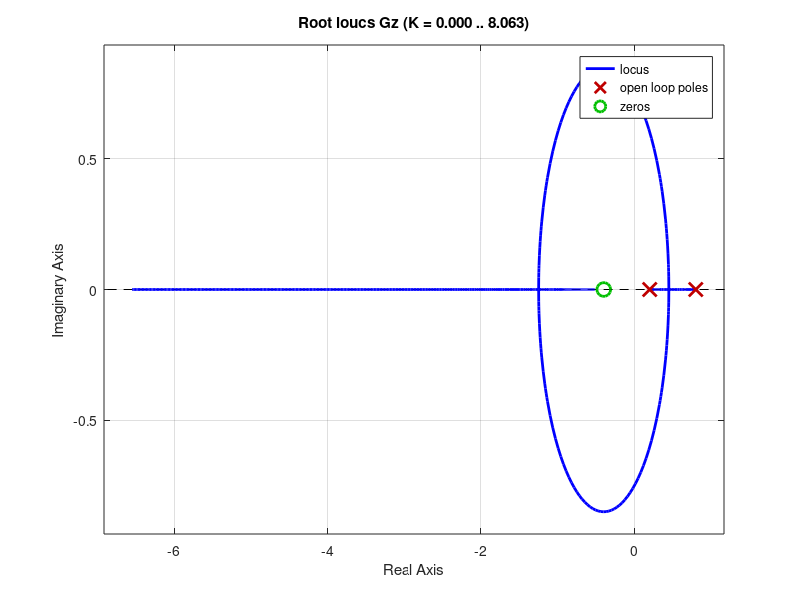

This figure's MATLAB source: (Note: this script raises an error after producing the figure.)
%% EXERCICIO 1 - Lugar Geometrico das Raizes, Criterio de Jury e Ts
%
% Enunciado:
% Um sistema discreto em malha fechada tem realimentacao unitaria e
% funcao de transferencia de ramo direto:
%
%           K (z + 0.4)
% G(z) = -----------------,      T = 0.1 s
%         (z - 0.2)(z - 0.8)
%
% Pede-se:
%   a) A faixa de valores de K para que o sistema em malha fechada seja
%      estavel (Criterio de Jury).
%   b) O valor de K para que o tempo de assentamento (2%) seja Ts = 0.6 s.
%   c) Para o K encontrado no item (b), calcule zeta, wn e o overshoot
%      dos polos dominantes de malha fechada (verificacao).

clear all; close all; clc;

T = 0.1;
Gz = zpk(-0.4, [0.2 0.8], 1, T);

%% Item a) LGR + analise por Routh-Hurwitz via Tustin (equivalente ao Jury)
rlocus(Gz); grid on;
Gw = tf(d2c(Gz,'tustin'));   % transformada bilinear para aplicar Routh-Hurwitz

% Polinomio caracteristico: Q(z) = z^2 + (K-1) z + (0.16+0.4K)
% Jury (grau 2):
%   I)   Q(1)  > 0  -> 0.16 + 1.4K > 0        -> K > -0.114 (sempre ok p/ K>0)
%   II)  Q(-1) > 0  -> 2.16 - 0.6K > 0        -> K < 3.6
%   III) a2 > |a0|  -> 1 > |0.16+0.4K|        -> K < 2.1  (mais restritiva)
% Faixa de estabilidade: 0 < K < 2.1
disp('Faixa de K para estabilidade (Jury): 0 < K < 2.1')

%% Item b) Circulo de tempo de assentamento no plano z
Ts_desejado = 0.6;
sigma = -4/Ts_desejado;
R = exp(sigma*T);
fprintf('sigma = %.4f | Raio do circulo Ts=0.6s: R = %.4f\n', sigma, R)

hold on;
[xc,yc] = Circulo(R);
plot(xc,yc,'r--','LineWidth',1.5)
legend('LGR','Circulo Ts = 0.6 s')

% Varredura de K para achar o ponto onde o polo dominante cruza o circulo
Kvec = linspace(0.001,2.09,20000);
melhorErro = inf; melhorK = 0;
for K = Kvec
    p = roots([1 (K-1) (0.16+0.4*K)]);
    if ~isreal(p)
        erro = abs(abs(p(1))-R);
        if erro < melhorErro
            melhorErro = erro; melhorK = K;
        end
    end
end
fprintf('K para Ts = 0.6 s  ->  K = %.4f\n', melhorK)

%% Item c) Verificacao: zeta, wn e overshoot para o K encontrado
p = roots([1 (melhorK-1) (0.16+0.4*melhorK)]);
Rm = abs(p(1));
theta = abs(angle(p(1)));
zeta = -log(Rm)/sqrt(log(Rm)^2+theta^2);
wn = sqrt(log(Rm)^2+theta^2)/T;
overshoot = exp(-zeta*pi/sqrt(1-zeta^2));
fprintf('Polos MF: %.4f%+.4fi\n', real(p(1)), imag(p(1)))
fprintf('zeta = %.4f | wn = %.4f rad/s | overshoot = %.2f %%\n', zeta, wn, 100*overshoot)

%% Resposta ao degrau em malha fechada com o K encontrado
figure;
step(feedback(melhorK*Gz,1));
title(sprintf('Resposta ao degrau - K = %.4f (Ts=0.6s)', melhorK))
